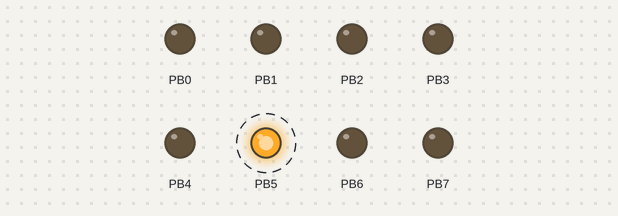
A program run on a simulated ATmega328P, built with avr-gcc and emulated at 16 MHz. On the bench: output pins drawn as LEDs (lit = HIGH). Dashed ring = blinking.

Above: at 0.05 s.
Timing chart, 0 to 3.0 s (numbered marks = the images above):
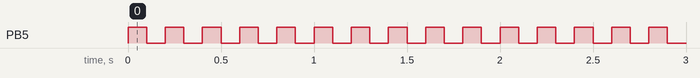

Measured:
- by itself, PB5: alternates HIGH for 0.10 s and LOW for 0.10 s

The program:

main.c
```c
#define F_CPU 16000000 //clock 16Mhz
#define __AVR_ATmega328P__  //definicion del mcu
#include <avr/io.h> //ios del mcu
#include <util/delay.h> //rutinas de delay

/*Inicializar la puerta(direccion y nivel logico*/
void init_port()
{
    //direccion como salida
    DDRB = 0xFF;
    //definir nivel logico en 0V
    PORTB = 0x00;
}

void change_logic(volatile uint8_t* registrador)
{
    *registrador ^= 0x20;
    _delay_ms(100);

}
int main(void)
{
    //llamar funcion init
    init_port();

    while(1){
        change_logic(&PORTB);
    }
}
```
